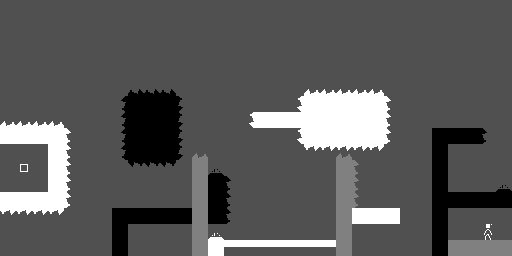

This is a level from a 2D game, rendered from its Tiled map with the project's own tilesets. A one-line summary and the complete map file follow:
An orthogonal 32x16 tile map with 16x16 px tiles, 2 tile layers (alt_a, all).

<map version="1.5" tiledversion="1.7.2" orientation="orthogonal" renderorder="right-down" width="32" height="16" tilewidth="16" tileheight="16" infinite="0" backgroundcolor="#505050" nextlayerid="6" nextobjectid="1">
 <properties>
  <property name="bg_color" type="int" value="255" />
  <property name="title" value="In Range" />
  <property name="wrapping" type="bool" value="false" />
 </properties>
 <tileset firstgid="1" source="monoman.tsx" />
 <layer id="4" name="alt_a" width="32" height="16">
  <data encoding="csv">
0,0,0,0,0,0,0,0,0,0,0,0,0,0,0,0,0,0,0,0,0,0,0,0,0,0,0,0,0,0,0,0,
0,0,0,0,0,0,0,0,0,0,0,0,0,0,0,0,0,0,0,0,0,0,0,0,0,0,0,0,0,0,0,0,
0,0,0,0,0,0,0,0,0,0,0,0,0,0,0,0,0,0,0,0,0,0,0,0,0,0,0,0,0,0,0,0,
0,0,0,0,0,0,0,0,0,0,0,0,0,0,0,0,0,0,0,0,0,0,0,0,0,0,0,0,0,0,0,0,
0,0,0,0,0,0,0,0,0,0,0,0,0,0,0,0,0,0,0,0,0,0,0,0,0,0,0,0,0,0,0,0,
0,0,0,0,0,0,0,0,0,0,0,0,0,0,0,0,0,0,0,0,0,0,0,0,0,0,0,0,0,0,0,0,
0,0,0,0,0,0,0,0,0,0,0,0,0,0,0,0,0,0,0,0,0,0,0,0,0,0,0,0,0,0,0,0,
0,0,0,0,0,0,0,0,0,0,0,0,0,0,0,0,0,0,0,0,0,0,0,0,0,0,0,0,0,0,0,0,
0,0,0,0,0,0,0,0,0,0,0,0,0,0,0,0,0,0,0,0,0,0,0,0,0,0,0,0,0,0,0,0,
0,0,0,0,0,0,0,0,0,0,0,0,0,0,0,0,0,0,0,0,0,11,0,0,0,0,0,0,0,0,0,0,
0,0,0,0,0,0,0,0,0,0,0,0,0,0,0,0,0,0,0,0,0,0,2684354571,0,0,0,0,0,0,0,0,0,
0,0,0,0,0,0,0,0,0,0,0,0,0,0,0,0,0,0,0,0,0,0,2684354571,0,0,0,0,0,0,0,0,0,
0,0,0,0,0,0,0,0,0,0,0,0,0,0,0,0,0,0,0,0,0,0,2684354571,0,0,0,0,0,0,0,0,0,
0,0,0,0,0,0,0,0,0,0,0,0,0,0,0,0,0,0,0,0,0,0,0,0,0,0,0,0,0,0,0,0,
0,0,0,0,0,0,0,0,0,0,0,0,0,0,0,0,0,0,0,0,0,0,0,0,0,0,0,0,0,0,0,0,
0,0,0,0,0,0,0,0,0,0,0,0,0,0,0,0,0,0,0,0,0,0,0,0,0,0,0,0,0,0,0,0
</data>
 </layer>
 <layer id="1" name="all" width="32" height="16">
  <data encoding="csv">
0,0,0,0,0,0,0,0,0,0,0,0,0,0,0,0,0,0,0,0,0,0,0,0,0,0,0,0,0,0,0,0,
0,0,0,0,0,0,0,0,0,0,0,0,0,0,0,0,0,0,0,0,0,0,0,0,0,0,0,0,0,0,0,0,
0,0,0,0,0,0,0,0,0,0,0,0,0,0,0,0,0,0,0,0,0,0,0,0,0,0,0,0,0,0,0,0,
0,0,0,0,0,0,0,0,0,0,0,0,0,0,0,0,0,0,0,0,0,0,0,0,0,0,0,0,0,0,0,0,
0,0,0,0,0,0,0,0,0,0,0,0,0,0,0,0,0,0,0,0,0,0,0,0,0,0,0,0,0,0,0,0,
0,0,0,0,0,0,0,0,2147483658,2147483658,2147483658,0,0,0,0,0,0,0,0,12,12,12,12,12,0,0,0,0,0,0,0,0,
0,0,0,0,0,0,0,536870922,4,4,4,3758096394,0,0,0,0,0,0,1610612748,6,6,6,6,6,2684354572,0,0,0,0,0,0,0,
12,12,12,12,0,0,0,536870922,4,4,4,3758096394,0,0,0,1610612748,6,6,6,6,6,6,6,6,2684354572,0,0,0,0,0,0,0,
6,6,6,6,2684354572,0,0,536870922,4,4,4,3758096394,0,0,0,0,0,0,1610612748,6,6,6,6,6,2684354572,0,0,4,4,4,2684354570,0,
0,0,0,6,2684354572,0,0,536870922,4,4,4,3758096394,11,0,0,0,0,0,0,3221225484,3221225484,3221225484,3221225484,3221225484,0,0,0,4,0,0,0,0,
0,18,0,6,2684354572,0,0,0,1073741834,1073741834,1073741834,0,5,13,0,0,0,0,0,0,0,5,0,0,0,0,0,4,0,0,0,0,
0,0,0,6,2684354572,0,0,0,0,0,0,0,5,4,2684354570,0,0,0,0,0,0,5,0,0,0,0,0,4,0,0,0,13,
6,6,6,6,2684354572,0,0,0,0,0,0,0,5,4,2684354570,0,0,0,0,0,0,5,0,0,0,0,0,4,4,4,4,4,
3221225484,3221225484,3221225484,3221225484,0,0,0,4,4,4,4,4,5,4,2684354570,0,0,0,0,0,0,5,6,6,6,0,0,4,0,0,0,0,
0,0,0,0,0,0,0,4,0,0,0,0,5,15,0,0,0,0,0,0,0,5,0,0,0,0,0,4,0,0,2147483649,0,
0,0,0,0,0,0,0,4,0,0,0,0,5,6,9,9,9,9,9,9,9,5,0,0,0,0,0,4,5,5,5,5
</data>
 </layer>
</map>